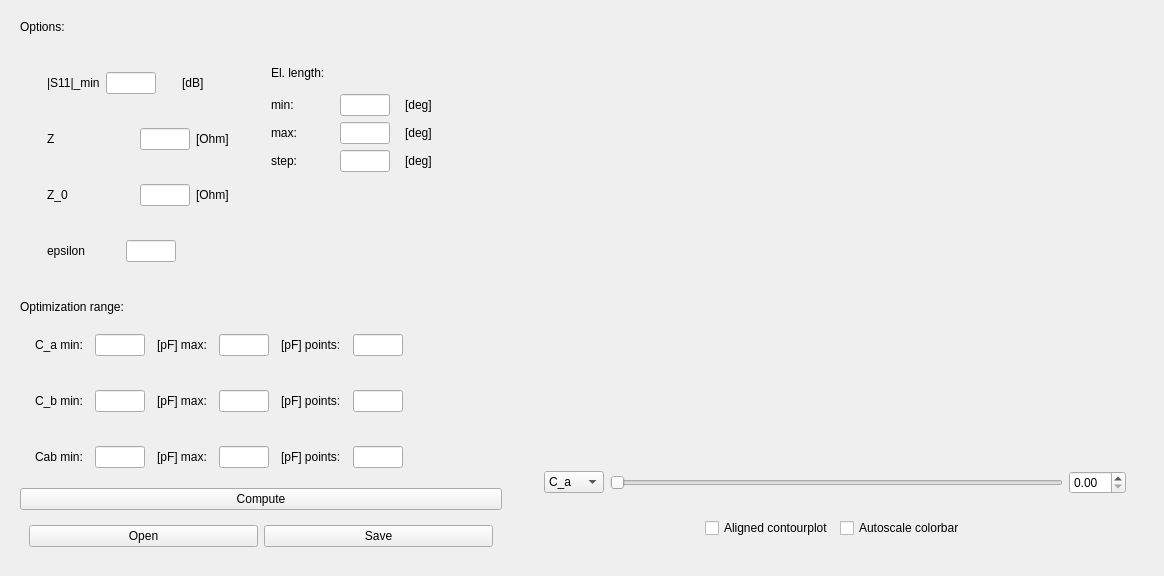
      <widget class="QWidget" name="optimization">
       <property name="sizePolicy">
        <sizepolicy hsizetype="Maximum" vsizetype="Maximum">
         <horstretch>0</horstretch>
         <verstretch>0</verstretch>
        </sizepolicy>
       </property>
       <property name="maximumSize">
        <size>
         <width>16777215</width>
         <height>16777215</height>
        </size>
       </property>
       <attribute name="title">
        <string>Optimization</string>
       </attribute>
       <layout class="QGridLayout" name="gridLayout_2">
        <item row="2" column="1">
         <widget class="QWidget" name="widget_3" native="true">
          <property name="maximumSize">
           <size>
            <width>16777215</width>
            <height>16777215</height>
           </size>
          </property>
          <property name="sizeIncrement">
           <size>
            <width>0</width>
            <height>0</height>
           </size>
          </property>
          <layout class="QVBoxLayout" name="verticalLayout_2">
           <item>
            <widget class="QWidget" name="plot_opt_widget" native="true">
             <property name="sizePolicy">
              <sizepolicy hsizetype="MinimumExpanding" vsizetype="MinimumExpanding">
               <horstretch>0</horstretch>
               <verstretch>0</verstretch>
              </sizepolicy>
             </property>
             <layout class="QVBoxLayout" name="plot_opt_layout"/>
            </widget>
           </item>
           <item>
            <widget class="QWidget" name="widget_10" native="true">
             <property name="sizePolicy">
              <sizepolicy hsizetype="MinimumExpanding" vsizetype="Maximum">
               <horstretch>0</horstretch>
               <verstretch>0</verstretch>
              </sizepolicy>
             </property>
             <layout class="QVBoxLayout" name="verticalLayout_4">
              <item alignment="Qt::AlignHCenter">
               <widget class="QWidget" name="widget_11" native="true">
                <property name="sizePolicy">
                 <sizepolicy hsizetype="MinimumExpanding" vsizetype="Maximum">
                  <horstretch>0</horstretch>
                  <verstretch>0</verstretch>
                 </sizepolicy>
                </property>
                <property name="minimumSize">
                 <size>
                  <width>600</width>
                  <height>0</height>
                 </size>
                </property>
                <property name="maximumSize">
                 <size>
                  <width>16777215</width>
                  <height>16777215</height>
                 </size>
                </property>
                <layout class="QHBoxLayout" name="horizontalLayout_5">
                 <item>
                  <widget class="QComboBox" name="in_plot_repr">
                   <item>
                    <property name="text">
                     <string>C_a</string>
                    </property>
                   </item>
                   <item>
                    <property name="text">
                     <string>C_b</string>
                    </property>
                   </item>
                   <item>
                    <property name="text">
                     <string>C_ab</string>
                    </property>
                   </item>
                  </widget>
                 </item>
                 <item>
                  <widget class="QSlider" name="in_slider_Cz">
                   <property name="orientation">
                    <enum>Qt::Horizontal</enum>
                   </property>
                  </widget>
                 </item>
                 <item>
                  <widget class="QDoubleSpinBox" name="in_Cz"/>
                 </item>
                </layout>
               </widget>
              </item>
              <item alignment="Qt::AlignHCenter">
               <widget class="QWidget" name="widget_12" native="true">
                <property name="sizePolicy">
                 <sizepolicy hsizetype="Preferred" vsizetype="Maximum">
                  <horstretch>0</horstretch>
                  <verstretch>0</verstretch>
                 </sizepolicy>
                </property>
                <property name="maximumSize">
                 <size>
                  <width>800</width>
                  <height>16777215</height>
                 </size>
                </property>
                <layout class="QHBoxLayout" name="horizontalLayout_8">
                 <item>
                  <widget class="QCheckBox" name="check_contour">
                   <property name="text">
                    <string>Aligned contourplot</string>
                   </property>
                  </widget>
                 </item>
                 <item>
                  <widget class="QCheckBox" name="check_autoscale">
                   <property name="text">
                    <string>Autoscale colorbar</string>
                   </property>
                  </widget>
                 </item>
                </layout>
               </widget>
              </item>
             </layout>
            </widget>
           </item>
          </layout>
         </widget>
        </item>
        <item row="2" column="0">
         <widget class="QWidget" name="widget" native="true">
          <property name="sizePolicy">
           <sizepolicy hsizetype="Maximum" vsizetype="Maximum">
            <horstretch>0</horstretch>
            <verstretch>0</verstretch>
           </sizepolicy>
          </property>
          <property name="minimumSize">
           <size>
            <width>500</width>
            <height>500</height>
           </size>
          </property>
          <property name="maximumSize">
           <size>
            <width>500</width>
            <height>16777215</height>
           </size>
          </property>
          <property name="sizeIncrement">
           <size>
            <width>0</width>
            <height>0</height>
           </size>
          </property>
          <layout class="QVBoxLayout" name="verticalLayout">
           <item>
            <widget class="QLabel" name="label_17">
             <property name="sizePolicy">
              <sizepolicy hsizetype="Maximum" vsizetype="Maximum">
               <horstretch>0</horstretch>
               <verstretch>0</verstretch>
              </sizepolicy>
             </property>
             <property name="text">
              <string>Options:</string>
             </property>
            </widget>
           </item>
           <item>
            <widget class="QWidget" name="widget_4" native="true">
             <property name="minimumSize">
              <size>
               <width>0</width>
               <height>200</height>
              </size>
             </property>
             <layout class="QFormLayout" name="formLayout">
              <item row="0" column="0">
               <widget class="QWidget" name="widget_13" native="true">
                <layout class="QVBoxLayout" name="verticalLayout_3">
                 <item>
                  <widget class="QWidget" name="widget_8" native="true">
                   <property name="sizePolicy">
                    <sizepolicy hsizetype="Maximum" vsizetype="Maximum">
                     <horstretch>0</horstretch>
                     <verstretch>0</verstretch>
                    </sizepolicy>
                   </property>
                   <property name="minimumSize">
                    <size>
                     <width>200</width>
                     <height>50</height>
                    </size>
                   </property>
                   <layout class="QHBoxLayout" name="horizontalLayout_6">
                    <item>
                     <widget class="QLabel" name="label_18">
                      <property name="sizePolicy">
                       <sizepolicy hsizetype="Maximum" vsizetype="Maximum">
                        <horstretch>0</horstretch>
                        <verstretch>0</verstretch>
                       </sizepolicy>
                      </property>
                      <property name="text">
                       <string>|S11|_min</string>
                      </property>
                     </widget>
                    </item>
                    <item alignment="Qt::AlignLeft">
                     <widget class="QLineEdit" name="in_S11_min">
                      <property name="maximumSize">
                       <size>
                        <width>50</width>
                        <height>16777215</height>
                       </size>
                      </property>
                     </widget>
                    </item>
                    <item>
                     <widget class="QLabel" name="label_21">
                      <property name="enabled">
                       <bool>true</bool>
                      </property>
                      <property name="sizePolicy">
                       <sizepolicy hsizetype="Maximum" vsizetype="Maximum">
                        <horstretch>0</horstretch>
                        <verstretch>0</verstretch>
                       </sizepolicy>
                      </property>
                      <property name="minimumSize">
                       <size>
                        <width>47</width>
                        <height>0</height>
                       </size>
                      </property>
                      <property name="text">
                       <string>[dB]</string>
                      </property>
                     </widget>
                    </item>
                   </layout>
                  </widget>
                 </item>
                 <item>
                  <widget class="QWidget" name="widget_14" native="true">
                   <property name="sizePolicy">
                    <sizepolicy hsizetype="Maximum" vsizetype="Maximum">
                     <horstretch>0</horstretch>
                     <verstretch>0</verstretch>
                    </sizepolicy>
                   </property>
                   <property name="minimumSize">
                    <size>
                     <width>200</width>
                     <height>50</height>
                    </size>
                   </property>
                   <layout class="QHBoxLayout" name="horizontalLayout_11">
                    <item>
                     <widget class="QLabel" name="label_19">
                      <property name="sizePolicy">
                       <sizepolicy hsizetype="Maximum" vsizetype="Maximum">
                        <horstretch>0</horstretch>
                        <verstretch>0</verstretch>
                       </sizepolicy>
                      </property>
                      <property name="text">
                       <string>Z</string>
                      </property>
                     </widget>
                    </item>
                    <item alignment="Qt::AlignRight">
                     <widget class="QLineEdit" name="in_Z">
                      <property name="maximumSize">
                       <size>
                        <width>50</width>
                        <height>16777215</height>
                       </size>
                      </property>
                     </widget>
                    </item>
                    <item>
                     <widget class="QLabel" name="label_29">
                      <property name="sizePolicy">
                       <sizepolicy hsizetype="Maximum" vsizetype="Maximum">
                        <horstretch>0</horstretch>
                        <verstretch>0</verstretch>
                       </sizepolicy>
                      </property>
                      <property name="text">
                       <string>[Ohm]</string>
                      </property>
                     </widget>
                    </item>
                   </layout>
                  </widget>
                 </item>
                 <item>
                  <widget class="QWidget" name="widget_15" native="true">
                   <property name="sizePolicy">
                    <sizepolicy hsizetype="Maximum" vsizetype="Maximum">
                     <horstretch>0</horstretch>
                     <verstretch>0</verstretch>
                    </sizepolicy>
                   </property>
                   <property name="minimumSize">
                    <size>
                     <width>200</width>
                     <height>50</height>
                    </size>
                   </property>
                   <layout class="QHBoxLayout" name="horizontalLayout_12">
                    <item>
                     <widget class="QLabel" name="label_30">
                      <property name="sizePolicy">
                       <sizepolicy hsizetype="Maximum" vsizetype="Maximum">
                        <horstretch>0</horstretch>
                        <verstretch>0</verstretch>
                       </sizepolicy>
                      </property>
                      <property name="text">
                       <string>Z_0</string>
                      </property>
                     </widget>
                    </item>
                    <item alignment="Qt::AlignRight">
                     <widget class="QLineEdit" name="in_Z0">
                      <property name="maximumSize">
                       <size>
                        <width>50</width>
                        <height>16777215</height>
                       </size>
                      </property>
                     </widget>
                    </item>
                    <item>
                     <widget class="QLabel" name="label_31">
                      <property name="sizePolicy">
                       <sizepolicy hsizetype="Maximum" vsizetype="Maximum">
                        <horstretch>0</horstretch>
                        <verstretch>0</verstretch>
                       </sizepolicy>
                      </property>
                      <property name="text">
                       <string>[Ohm]</string>
                      </property>
                     </widget>
                    </item>
                   </layout>
                  </widget>
                 </item>
                 <item>
                  <widget class="QWidget" name="widget_9" native="true">
                   <property name="sizePolicy">
                    <sizepolicy hsizetype="Maximum" vsizetype="Maximum">
                     <horstretch>0</horstretch>
                     <verstretch>0</verstretch>
                    </sizepolicy>
                   </property>
                   <property name="minimumSize">
                    <size>
                     <width>200</width>
                     <height>50</height>
                    </size>
                   </property>
                   <layout class="QHBoxLayout" name="horizontalLayout_7">
                    <item>
                     <widget class="QLabel" name="label_22">
                      <property name="sizePolicy">
                       <sizepolicy hsizetype="Maximum" vsizetype="Maximum">
                        <horstretch>0</horstretch>
                        <verstretch>0</verstretch>
                       </sizepolicy>
                      </property>
                      <property name="text">
                       <string>epsilon</string>
                      </property>
                     </widget>
                    </item>
                    <item alignment="Qt::AlignRight">
                     <widget class="QLineEdit" name="in_epsilon">
                      <property name="maximumSize">
                       <size>
                        <width>50</width>
                        <height>16777215</height>
                       </size>
                      </property>
                     </widget>
                    </item>
                    <item>
                     <widget class="QLabel" name="label_26">
                      <property name="sizePolicy">
                       <sizepolicy hsizetype="Maximum" vsizetype="Maximum">
                        <horstretch>0</horstretch>
                        <verstretch>0</verstretch>
                       </sizepolicy>
                      </property>
                      <property name="minimumSize">
                       <size>
                        <width>47</width>
                        <height>0</height>
                       </size>
                      </property>
                      <property name="text">
                       <string/>
                      </property>
                     </widget>
                    </item>
                   </layout>
                  </widget>
                 </item>
                </layout>
               </widget>
              </item>
              <item row="0" column="1">
               <widget class="QWidget" name="widget_7" native="true">
                <property name="sizePolicy">
                 <sizepolicy hsizetype="Maximum" vsizetype="Maximum">
                  <horstretch>0</horstretch>
                  <verstretch>0</verstretch>
                 </sizepolicy>
                </property>
                <property name="minimumSize">
                 <size>
                  <width>200</width>
                  <height>100</height>
                 </size>
                </property>
                <layout class="QGridLayout" name="gridLayout">
                 <item row="1" column="2">
                  <widget class="QLabel" name="label_23">
                   <property name="sizePolicy">
                    <sizepolicy hsizetype="Maximum" vsizetype="Maximum">
                     <horstretch>0</horstretch>
                     <verstretch>0</verstretch>
                    </sizepolicy>
                   </property>
                   <property name="text">
                    <string>[deg]</string>
                   </property>
                  </widget>
                 </item>
                 <item row="2" column="2">
                  <widget class="QLabel" name="label_24">
                   <property name="sizePolicy">
                    <sizepolicy hsizetype="Maximum" vsizetype="Maximum">
                     <horstretch>0</horstretch>
                     <verstretch>0</verstretch>
                    </sizepolicy>
                   </property>
                   <property name="text">
                    <string>[deg]</string>
                   </property>
                  </widget>
                 </item>
                 <item row="3" column="2">
                  <widget class="QLabel" name="label_25">
                   <property name="sizePolicy">
                    <sizepolicy hsizetype="Maximum" vsizetype="Maximum">
                     <horstretch>0</horstretch>
                     <verstretch>0</verstretch>
                    </sizepolicy>
                   </property>
                   <property name="text">
                    <string>[deg]</string>
                   </property>
                  </widget>
                 </item>
                 <item row="3" column="0">
                  <widget class="QLabel" name="label_15">
                   <property name="sizePolicy">
                    <sizepolicy hsizetype="Maximum" vsizetype="Maximum">
                     <horstretch>0</horstretch>
                     <verstretch>0</verstretch>
                    </sizepolicy>
                   </property>
                   <property name="text">
                    <string>step:</string>
                   </property>
                  </widget>
                 </item>
                 <item row="1" column="1">
                  <widget class="QLineEdit" name="in_theta_min">
                   <property name="maximumSize">
                    <size>
                     <width>50</width>
                     <height>16777215</height>
                    </size>
                   </property>
                  </widget>
                 </item>
                 <item row="0" column="0">
                  <widget class="QLabel" name="label_13">
                   <property name="sizePolicy">
                    <sizepolicy hsizetype="Maximum" vsizetype="Maximum">
                     <horstretch>0</horstretch>
                     <verstretch>0</verstretch>
                    </sizepolicy>
                   </property>
                   <property name="minimumSize">
                    <size>
                     <width>0</width>
                     <height>30</height>
                    </size>
                   </property>
                   <property name="text">
                    <string>El. length:</string>
                   </property>
                  </widget>
                 </item>
                 <item row="2" column="0">
                  <widget class="QLabel" name="label_14">
                   <property name="sizePolicy">
                    <sizepolicy hsizetype="Maximum" vsizetype="Maximum">
                     <horstretch>0</horstretch>
                     <verstretch>0</verstretch>
                    </sizepolicy>
                   </property>
                   <property name="text">
                    <string>max:</string>
                   </property>
                  </widget>
                 </item>
                 <item row="3" column="1">
                  <widget class="QLineEdit" name="in_theta_step">
                   <property name="maximumSize">
                    <size>
                     <width>50</width>
                     <height>16777215</height>
                    </size>
                   </property>
                  </widget>
                 </item>
                 <item row="1" column="0">
                  <widget class="QLabel" name="label_20">
                   <property name="sizePolicy">
                    <sizepolicy hsizetype="Maximum" vsizetype="Maximum">
                     <horstretch>0</horstretch>
                     <verstretch>0</verstretch>
                    </sizepolicy>
                   </property>
                   <property name="text">
                    <string>min:</string>
                   </property>
                  </widget>
                 </item>
                 <item row="2" column="1">
                  <widget class="QLineEdit" name="in_theta_max">
                   <property name="maximumSize">
                    <size>
                     <width>50</width>
                     <height>16777215</height>
                    </size>
                   </property>
                  </widget>
                 </item>
                </layout>
               </widget>
              </item>
             </layout>
            </widget>
           </item>
           <item>
            <widget class="QLabel" name="label_16">
             <property name="sizePolicy">
              <sizepolicy hsizetype="Maximum" vsizetype="Maximum">
               <horstretch>0</horstretch>
               <verstretch>0</verstretch>
              </sizepolicy>
             </property>
             <property name="text">
              <string>Optimization range:</string>
             </property>
            </widget>
           </item>
           <item>
            <widget class="QWidget" name="widget_2" native="true">
             <property name="sizePolicy">
              <sizepolicy hsizetype="Maximum" vsizetype="Maximum">
               <horstretch>0</horstretch>
               <verstretch>0</verstretch>
              </sizepolicy>
             </property>
             <property name="minimumSize">
              <size>
               <width>400</width>
               <height>50</height>
              </size>
             </property>
             <layout class="QHBoxLayout" name="horizontalLayout">
              <item>
               <widget class="QLabel" name="label">
                <property name="sizePolicy">
                 <sizepolicy hsizetype="Maximum" vsizetype="Maximum">
                  <horstretch>0</horstretch>
                  <verstretch>0</verstretch>
                 </sizepolicy>
                </property>
                <property name="text">
                 <string>C_a min:</string>
                </property>
               </widget>
              </item>
              <item>
               <widget class="QLineEdit" name="in_Ca_min">
                <property name="maximumSize">
                 <size>
                  <width>50</width>
                  <height>16777215</height>
                 </size>
                </property>
               </widget>
              </item>
              <item>
               <widget class="QLabel" name="label_2">
                <property name="sizePolicy">
                 <sizepolicy hsizetype="Maximum" vsizetype="Maximum">
                  <horstretch>0</horstretch>
                  <verstretch>0</verstretch>
                 </sizepolicy>
                </property>
                <property name="text">
                 <string>[pF] max:</string>
                </property>
               </widget>
              </item>
              <item>
               <widget class="QLineEdit" name="in_Ca_max">
                <property name="maximumSize">
                 <size>
                  <width>50</width>
                  <height>16777215</height>
                 </size>
                </property>
               </widget>
              </item>
              <item>
               <widget class="QLabel" name="label_3">
                <property name="sizePolicy">
                 <sizepolicy hsizetype="Maximum" vsizetype="Maximum">
                  <horstretch>0</horstretch>
                  <verstretch>0</verstretch>
                 </sizepolicy>
                </property>
                <property name="text">
                 <string>[pF] points:</string>
                </property>
               </widget>
              </item>
              <item>
               <widget class="QLineEdit" name="in_Ca_num">
                <property name="maximumSize">
                 <size>
                  <width>50</width>
                  <height>16777215</height>
                 </size>
                </property>
               </widget>
              </item>
             </layout>
            </widget>
           </item>
           <item>
            <widget class="QWidget" name="widget_5" native="true">
             <property name="sizePolicy">
              <sizepolicy hsizetype="Maximum" vsizetype="Maximum">
               <horstretch>0</horstretch>
               <verstretch>0</verstretch>
              </sizepolicy>
             </property>
             <property name="minimumSize">
              <size>
               <width>400</width>
               <height>50</height>
              </size>
             </property>
             <layout class="QHBoxLayout" name="horizontalLayout_2">
              <item>
               <widget class="QLabel" name="label_4">
                <property name="sizePolicy">
                 <sizepolicy hsizetype="Maximum" vsizetype="Maximum">
                  <horstretch>0</horstretch>
                  <verstretch>0</verstretch>
                 </sizepolicy>
                </property>
                <property name="text">
                 <string>C_b min:</string>
                </property>
               </widget>
              </item>
              <item>
               <widget class="QLineEdit" name="in_Cb_min">
                <property name="maximumSize">
                 <size>
                  <width>50</width>
                  <height>16777215</height>
                 </size>
                </property>
               </widget>
              </item>
              <item>
               <widget class="QLabel" name="label_5">
                <property name="sizePolicy">
                 <sizepolicy hsizetype="Maximum" vsizetype="Maximum">
                  <horstretch>0</horstretch>
                  <verstretch>0</verstretch>
                 </sizepolicy>
                </property>
                <property name="text">
                 <string>[pF] max:</string>
                </property>
               </widget>
              </item>
              <item>
               <widget class="QLineEdit" name="in_Cb_max">
                <property name="maximumSize">
                 <size>
                  <width>50</width>
                  <height>16777215</height>
                 </size>
                </property>
               </widget>
              </item>
              <item>
               <widget class="QLabel" name="label_6">
                <property name="sizePolicy">
                 <sizepolicy hsizetype="Maximum" vsizetype="Maximum">
                  <horstretch>0</horstretch>
                  <verstretch>0</verstretch>
                 </sizepolicy>
                </property>
                <property name="text">
                 <string>[pF] points:</string>
                </property>
               </widget>
              </item>
              <item>
               <widget class="QLineEdit" name="in_Cb_num">
                <property name="maximumSize">
                 <size>
                  <width>50</width>
                  <height>16777215</height>
                 </size>
                </property>
               </widget>
              </item>
             </layout>
            </widget>
           </item>
           <item>
            <widget class="QWidget" name="widget_6" native="true">
             <property name="sizePolicy">
              <sizepolicy hsizetype="Maximum" vsizetype="Maximum">
               <horstretch>0</horstretch>
               <verstretch>0</verstretch>
              </sizepolicy>
             </property>
             <property name="minimumSize">
              <size>
               <width>400</width>
               <height>50</height>
              </size>
             </property>
             <layout class="QHBoxLayout" name="horizontalLayout_4">
              <item>
               <widget class="QLabel" name="label_10">
                <property name="sizePolicy">
                 <sizepolicy hsizetype="Maximum" vsizetype="Maximum">
                  <horstretch>0</horstretch>
                  <verstretch>0</verstretch>
                 </sizepolicy>
                </property>
                <property name="text">
                 <string>Cab min:</string>
                </property>
               </widget>
              </item>
              <item>
               <widget class="QLineEdit" name="in_Cab_min">
                <property name="maximumSize">
                 <size>
                  <width>50</width>
                  <height>16777215</height>
                 </size>
                </property>
               </widget>
              </item>
              <item>
               <widget class="QLabel" name="label_11">
                <property name="sizePolicy">
                 <sizepolicy hsizetype="Maximum" vsizetype="Maximum">
                  <horstretch>0</horstretch>
                  <verstretch>0</verstretch>
                 </sizepolicy>
                </property>
                <property name="text">
                 <string>[pF] max:</string>
                </property>
               </widget>
              </item>
              <item>
               <widget class="QLineEdit" name="in_Cab_max">
                <property name="maximumSize">
                 <size>
                  <width>50</width>
                  <height>16777215</height>
                 </size>
                </property>
               </widget>
              </item>
              <item>
               <widget class="QLabel" name="label_12">
                <property name="sizePolicy">
                 <sizepolicy hsizetype="Maximum" vsizetype="Maximum">
                  <horstretch>0</horstretch>
                  <verstretch>0</verstretch>
                 </sizepolicy>
                </property>
                <property name="text">
                 <string>[pF] points:</string>
                </property>
               </widget>
              </item>
              <item>
               <widget class="QLineEdit" name="in_Cab_num">
                <property name="maximumSize">
                 <size>
                  <width>50</width>
                  <height>16777215</height>
                 </size>
                </property>
               </widget>
              </item>
             </layout>
            </widget>
           </item>
           <item>
            <widget class="QPushButton" name="btn_compute">
             <property name="text">
              <string>Compute</string>
             </property>
            </widget>
           </item>
           <item>
            <widget class="QWidget" name="widget_16" native="true">
             <layout class="QGridLayout" name="gridLayout_3">
              <item row="0" column="1">
               <widget class="QPushButton" name="btn_save_opt">
                <property name="text">
                 <string>Save</string>
                </property>
               </widget>
              </item>
              <item row="0" column="0">
               <widget class="QPushButton" name="btn_open_opt">
                <property name="text">
                 <string>Open</string>
                </property>
               </widget>
              </item>
             </layout>
            </widget>
           </item>
          </layout>
         </widget>
        </item>
       </layout>
      </widget>
